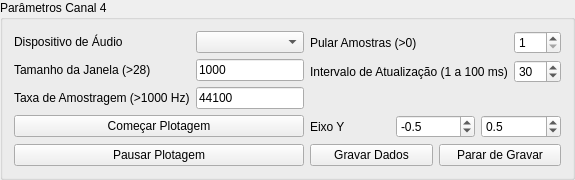
             <widget class="QGroupBox" name="groupBox_4">
              <property name="title">
               <string>Parâmetros Canal 4</string>
              </property>
              <layout class="QGridLayout" name="gridLayout_23">
               <item row="2" column="0">
                <widget class="QPushButton" name="pushButton_10">
                 <property name="text">
                  <string>Pausar Plotagem</string>
                 </property>
                </widget>
               </item>
               <item row="0" column="0">
                <layout class="QGridLayout" name="gridLayout_24">
                 <item row="2" column="0">
                  <widget class="QLabel" name="label_30">
                   <property name="text">
                    <string>Taxa de Amostragem (&gt;1000 Hz)</string>
                   </property>
                  </widget>
                 </item>
                 <item row="0" column="1">
                  <widget class="QComboBox" name="comboBox_4"/>
                 </item>
                 <item row="0" column="0">
                  <widget class="QLabel" name="label_31">
                   <property name="text">
                    <string>Dispositivo de Áudio</string>
                   </property>
                  </widget>
                 </item>
                 <item row="1" column="0">
                  <widget class="QLabel" name="label_32">
                   <property name="text">
                    <string>Tamanho da Janela (&gt;28)</string>
                   </property>
                  </widget>
                 </item>
                 <item row="2" column="1">
                  <widget class="QLineEdit" name="lineEdit_8">
                   <property name="text">
                    <string>44100</string>
                   </property>
                  </widget>
                 </item>
                 <item row="1" column="1">
                  <widget class="QLineEdit" name="lineEdit_7">
                   <property name="text">
                    <string>1000</string>
                   </property>
                  </widget>
                 </item>
                </layout>
               </item>
               <item row="1" column="0">
                <widget class="QPushButton" name="pushButton_11">
                 <property name="text">
                  <string>Começar Plotagem</string>
                 </property>
                </widget>
               </item>
               <item row="1" column="1">
                <layout class="QGridLayout" name="gridLayout_25">
                 <item row="0" column="0">
                  <widget class="QLabel" name="label_33">
                   <property name="text">
                    <string>Eixo Y</string>
                   </property>
                  </widget>
                 </item>
                 <item row="0" column="2">
                  <widget class="QDoubleSpinBox" name="doubleSpinBox_yrangemax_4">
                   <property name="decimals">
                    <number>1</number>
                   </property>
                   <property name="maximum">
                    <double>1.000000000000000</double>
                   </property>
                   <property name="singleStep">
                    <double>0.100000000000000</double>
                   </property>
                   <property name="value">
                    <double>0.500000000000000</double>
                   </property>
                  </widget>
                 </item>
                 <item row="0" column="1">
                  <widget class="QDoubleSpinBox" name="doubleSpinBox_yrangemin_4">
                   <property name="decimals">
                    <number>1</number>
                   </property>
                   <property name="minimum">
                    <double>-1.000000000000000</double>
                   </property>
                   <property name="maximum">
                    <double>0.000000000000000</double>
                   </property>
                   <property name="singleStep">
                    <double>0.100000000000000</double>
                   </property>
                   <property name="value">
                    <double>-0.500000000000000</double>
                   </property>
                  </widget>
                 </item>
                </layout>
               </item>
               <item row="0" column="1">
                <layout class="QVBoxLayout" name="verticalLayout_9">
                 <item>
                  <layout class="QGridLayout" name="gridLayout_26">
                   <item row="0" column="1">
                    <widget class="QSpinBox" name="spinBox_downsample_4">
                     <property name="minimum">
                      <number>1</number>
                     </property>
                     <property name="value">
                      <number>1</number>
                     </property>
                    </widget>
                   </item>
                   <item row="1" column="1">
                    <widget class="QSpinBox" name="spinBox_updateInterval_4">
                     <property name="minimum">
                      <number>1</number>
                     </property>
                     <property name="maximum">
                      <number>100</number>
                     </property>
                     <property name="value">
                      <number>30</number>
                     </property>
                    </widget>
                   </item>
                   <item row="0" column="0">
                    <widget class="QLabel" name="label_34">
                     <property name="text">
                      <string>Pular Amostras (&gt;0)</string>
                     </property>
                    </widget>
                   </item>
                   <item row="1" column="0">
                    <widget class="QLabel" name="label_35">
                     <property name="text">
                      <string>Intervalo de Atualização (1 a 100 ms)</string>
                     </property>
                    </widget>
                   </item>
                   <item row="2" column="0" colspan="2">
                    <widget class="QWidget" name="widget_8" native="true"/>
                   </item>
                  </layout>
                 </item>
                </layout>
               </item>
               <item row="2" column="1">
                <layout class="QVBoxLayout" name="verticalLayout_10">
                 <item>
                  <layout class="QHBoxLayout" name="horizontalLayout_3">
                   <item>
                    <widget class="QPushButton" name="pushButton_17">
                     <property name="text">
                      <string>Gravar Dados</string>
                     </property>
                    </widget>
                   </item>
                   <item>
                    <widget class="QPushButton" name="pushButton_16">
                     <property name="text">
                      <string>Parar de Gravar</string>
                     </property>
                    </widget>
                   </item>
                  </layout>
                 </item>
                </layout>
               </item>
              </layout>
             </widget>
